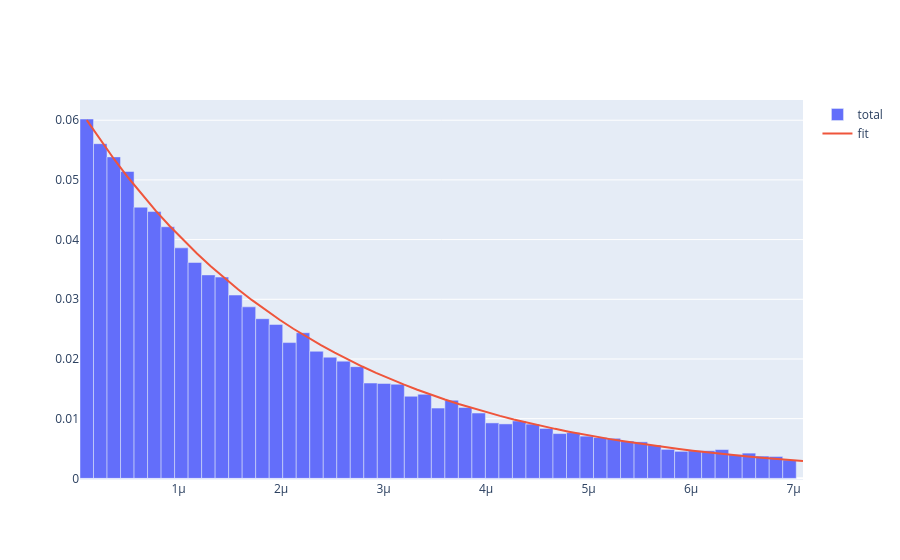

Notebook code cell kept with this figure:
### Markdown cell above
## Plot result + Discrepancy analysis

### Code cell
count,edges = np.histogram(data_refact , n_bins)


fig = go.Figure()
fig.add_trace(go.Bar(x=edges[:-1], y=count/len(data_refact), name='total', width=np.diff(edges)))

x_fit = np.linspace(min(data_refact) , max(data_refact) , n_bins)
y_fit = n.values["a"]*expon.pdf( x_fit , loc = n.values["A"] , scale = n.values["tau"])*np.diff(edges)[0]
fig.add_trace(go.Scatter(x=x_fit, y=y_fit, mode='lines', name='fit', line=dict(shape='linear')))
